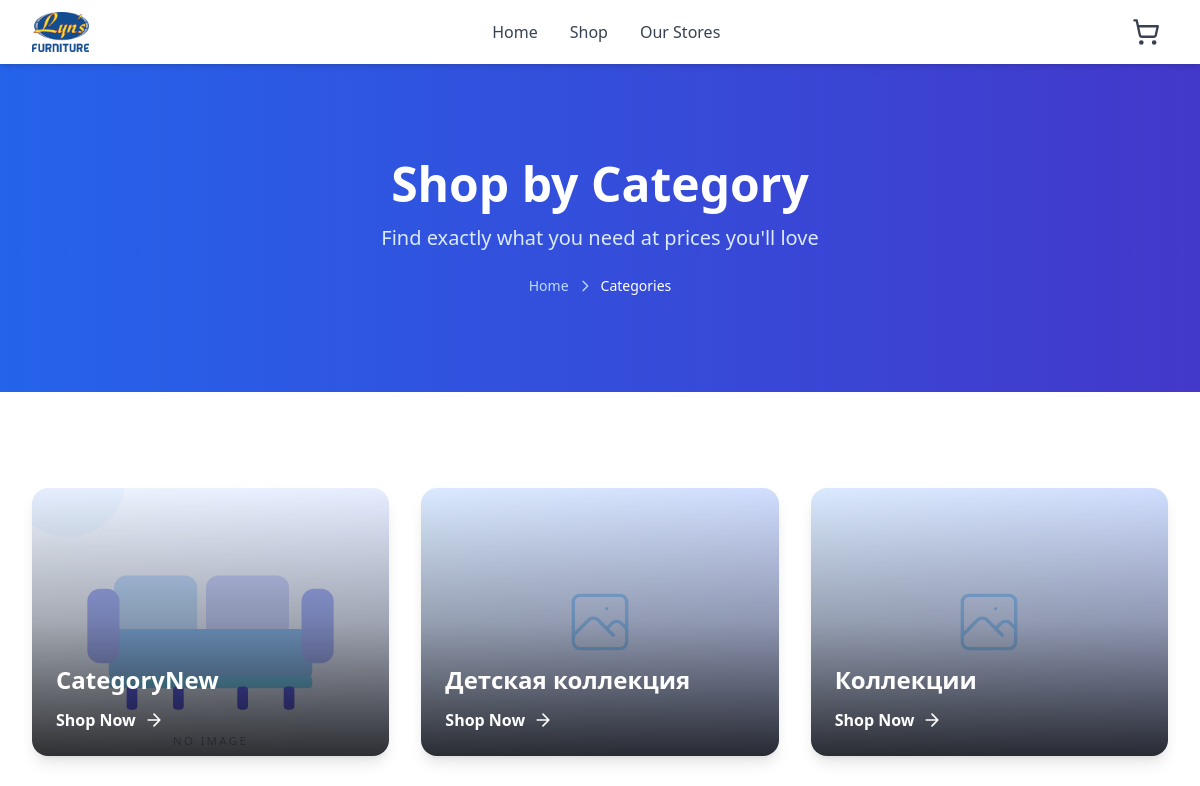
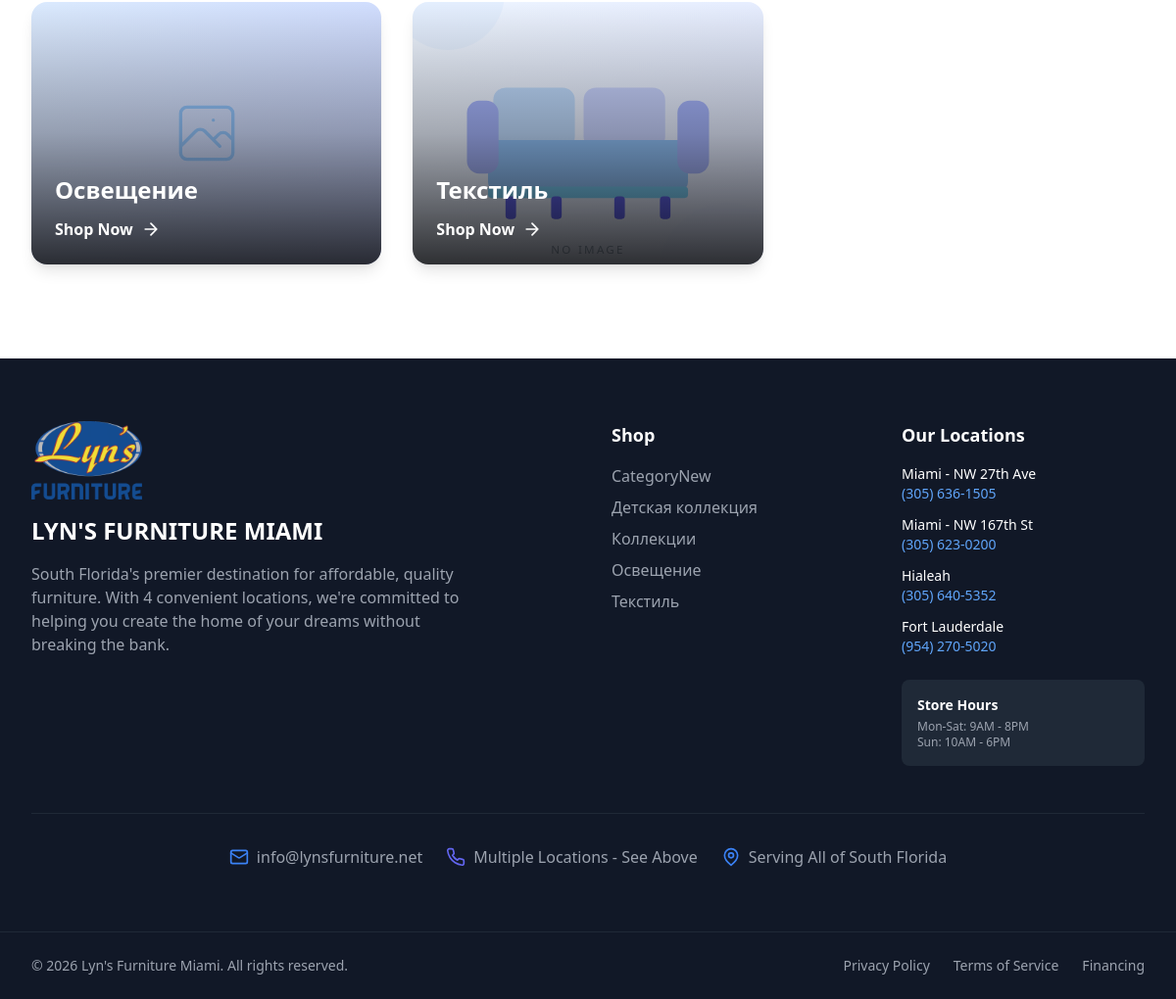
Page /categories/ on the committed database (2 pictures, top to bottom).
### catalog/models.py (models this page shows, shortened)
class Category(models.Model):
    name = models.CharField(
        max_length=200,
        verbose_name=_('Название')
    )
    slug = models.SlugField(
        max_length=200,
        unique=True,
        verbose_name=_('URL')
    )
    image = models.ImageField(
        upload_to='categories/%Y/%m/%d/',
        blank=True,
        null=True,
        verbose_name=_('Изображение')
    )
    is_active = models.BooleanField(
        default=True,
        verbose_name=_('Активна')
    )
    created_at = models.DateTimeField(
        auto_now_add=True,
        verbose_name=_('Дата создания')
    )
    class Meta:
        verbose_name = _('Категория')
        verbose_name_plural = _('Категории')
        ordering = ['name']

### catalog/views.py (the view)
# urls.py: path('categories/', views.CategoryListView.as_view(), name='category_list'),
class CategoryListView(ListView):
    model = Category
    template_name = 'catalog/category_list.html'
    context_object_name = 'categories'
    queryset = Category.objects.filter(is_active=True)

### cart/cart.py (called while the page is built)
    def __len__(self):
        return sum(item['quantity'] for item in self.cart.values())

### cart/context_processors.py (called while the page is built)
def cart(request):
    cart = Cart(request)
    return {'cart_count': len(cart)}

### templates/catalog/category_list.html (shortened to what this page needs)
{% extends 'base.html' %}
{% load static %}
{% block content %}
<div class="bg-gradient-to-r from-blue-600 to-indigo-700 py-16 lg:py-24">
    <div class="max-w-7xl mx-auto px-4 sm:px-6 lg:px-8 text-center text-white">
        <h1 class="text-4xl lg:text-5xl font-bold mb-4">Shop by Category</h1>
        <p class="text-xl text-blue-100 max-w-2xl mx-auto">
            Find exactly what you need at prices you'll love
        </p>
        <nav class="mt-6 flex items-center justify-center gap-2 text-blue-200 text-sm">
            <a href="{% url 'catalog:home' %}" class="hover:text-white transition-colors">Home</a>
            <svg class="w-4 h-4" xmlns="http://www.w3.org/2000/svg" fill="none" viewBox="0 0 24 24" stroke="currentColor" stroke-width="2"><path stroke-linecap="round" stroke-linejoin="round" d="M9 5l7 7-7 7"/></svg>
            <span class="text-white font-medium">Categories</span>
        </nav>
    </div>
</div>
<section class="py-16 lg:py-24 bg-white">
    <div class="max-w-7xl mx-auto px-4 sm:px-6 lg:px-8">
        {% if categories %}
        <div class="grid grid-cols-1 md:grid-cols-2 lg:grid-cols-3 gap-8">
            {% for category in categories %}
            <a href="{% url 'catalog:product_list' category.slug %}" class="group relative overflow-hidden rounded-2xl shadow-lg hover:shadow-2xl transition-all duration-300 block">
                <div class="aspect-[4/3] overflow-hidden">
                    {% if category.image %}
                    <img
                        src="{{ category.image.url }}"
                        alt="{{ category.name }}"
                        class="w-full h-full object-cover group-hover:scale-110 transition-transform duration-500"
                    />
                    {% else %}
                    <div class="w-full h-full bg-gradient-to-br from-blue-100 to-indigo-200 flex items-center justify-center">
                    </div>
                    {% endif %}
                    <div class="absolute inset-0 bg-gradient-to-t from-black/80 via-black/30 to-transparent"></div>
                </div>
                <div class="absolute bottom-0 left-0 right-0 p-6 text-white">
                    <h2 class="text-2xl font-bold mb-3">{{ category.name }}</h2>
                    <span class="inline-flex items-center gap-2 text-white font-semibold group-hover:gap-3 transition-all">
                        Shop Now
                        <svg class="w-5 h-5" xmlns="http://www.w3.org/2000/svg" fill="none" viewBox="0 0 24 24" stroke="currentColor" stroke-width="2"><path stroke-linecap="round" stroke-linejoin="round" d="M5 12h14m-7-7l7 7-7 7"/></svg>
                    </span>
                </div>
            </a>
            {% endfor %}
        </div>
        {% endif %}
    </div>
</section>
{% include 'partials/footer.html' %}
{% endblock %}

### templates/partials/footer.html (shortened to what this page needs)
<footer class="bg-gray-900 text-white">
    <div class="max-w-7xl mx-auto px-4 sm:px-6 lg:px-8 py-12 lg:py-16">
        <div class="grid grid-cols-1 md:grid-cols-2 lg:grid-cols-4 gap-8 lg:gap-12">
            <div class="lg:col-span-2">
                <div class="mb-4">
                    <img src="/static/images/logo.png" alt="Lyn's Furniture Miami" class="h-20 w-auto" />
                </div>
                <h3 class="text-2xl font-bold mb-4">
                    LYN'S FURNITURE MIAMI
                </h3>
                <p class="text-gray-400 mb-6 max-w-md">
                    South Florida's premier destination for affordable, quality furniture.
                    With 4 convenient locations, we're committed to helping you create the home
                    of your dreams without breaking the bank.
                </p>
            </div>
            <div>
                <h4 class="font-semibold text-lg mb-4">Shop</h4>
                <ul class="space-y-2">
                    {% for category in categories %}
                    <li>
                        <a href="{% url 'catalog:product_list' category.slug %}" class="text-gray-400 hover:text-blue-400 transition-colors">
                            {{ category.name }}
                        </a>
                    </li>
                    {% empty %}
                    <li>
                        <a href="{% url 'catalog:category_list' %}" class="text-gray-400 hover:text-blue-400 transition-colors">
                            All Categories
                        </a>
                    </li>
                    {% endfor %}
                </ul>
            </div>
            <div>
                <h4 class="font-semibold text-lg mb-4">Our Locations</h4>
                <ul class="space-y-3">
                    <li class="text-sm">
                        <p class="text-white font-medium">Miami - NW 27th Ave</p>
                        <a href="tel:3056361505" class="text-blue-400 hover:text-blue-300 transition-colors">
                            (305) 636-1505
                        </a>
                    </li>
                    <li class="text-sm">
                        <p class="text-white font-medium">Miami - NW 167th St</p>
                        <a href="tel:3056230200" class="text-blue-400 hover:text-blue-300 transition-colors">
                            (305) 623-0200
                        </a>
                    </li>
                    <li class="text-sm">
                        <p class="text-white font-medium">Hialeah</p>
                        <a href="tel:3056405352" class="text-blue-400 hover:text-blue-300 transition-colors">
                            (305) 640-5352
                        </a>
                    </li>
                    <li class="text-sm">
                        <p class="text-white font-medium">Fort Lauderdale</p>
                        <a href="tel:9542705020" class="text-blue-400 hover:text-blue-300 transition-colors">
                            (954) 270-5020
                        </a>
                    </li>
                </ul>
                <div class="mt-6 p-4 bg-gray-800 rounded-lg">
                    <p class="text-sm font-semibold text-white mb-1">Store Hours</p>
                    <p class="text-xs text-gray-400">
                        Mon-Sat: 9AM - 8PM<br />
                        Sun: 10AM - 6PM
                    </p>
                </div>
            </div>
        </div>
        <div class="mt-12 pt-8 border-t border-gray-800">
            <div class="flex flex-wrap gap-6 justify-center text-gray-400">
                <div class="flex items-center gap-2">
                    <svg class="w-5 h-5 text-blue-500" xmlns="http://www.w3.org/2000/svg" width="24" height="24" viewBox="0 0 24 24" fill="none" stroke="currentColor" stroke-width="2" stroke-linecap="round" stroke-linejoin="round"><rect width="20" height="16" x="2" y="4" rx="2"/><path d="m22 7-8.97 5.7a1.94 1.94 0 0 1-2.06 0L2 7"/></svg>
                    <a href="mailto:info@lynsfurniture.net" class="hover:text-blue-400 transition-colors">
                        info@lynsfurniture.net
                    </a>
                </div>
                <div class="flex items-center gap-2">
                    <span>Multiple Locations - See Above</span>
                </div>
                <div class="flex items-center gap-2">
                    <svg class="w-5 h-5 text-blue-500" xmlns="http://www.w3.org/2000/svg" width="24" height="24" viewBox="0 0 24 24" fill="none" stroke="currentColor" stroke-width="2" stroke-linecap="round" stroke-linejoin="round"><path d="M20 10c0 6-8 12-8 12s-8-6-8-12a8 8 0 0 1 16 0Z"/><circle cx="12" cy="10" r="3"/></svg>
                    <span>Serving All of South Florida</span>
                </div>
            </div>
        </div>
    </div>
    <div class="border-t border-gray-800">
        <div class="max-w-7xl mx-auto px-4 sm:px-6 lg:px-8 py-6">
            <div class="flex flex-col md:flex-row justify-between items-center gap-4">
                <p class="text-sm text-gray-400 text-center md:text-left">
                    © 2026 Lyn's Furniture Miami. All rights reserved.
                </p>
                <div class="flex gap-6 text-sm">
                    <a href="#" class="text-gray-400 hover:text-blue-400 transition-colors">
                        Privacy Policy
                    </a>
                    <a href="#" class="text-gray-400 hover:text-blue-400 transition-colors">
                        Terms of Service
                    </a>
                    <a href="#" class="text-gray-400 hover:text-blue-400 transition-colors">
                        Financing
                    </a>
                </div>
            </div>
        </div>
    </div>
</footer>

### templates/base.html (style rules this page uses)
:root { --font-size: 16px; --background: #ffffff; --foreground: oklch(0.145 0 0); --card: #ffffff; --card-foreground: oklch(0.145 0 0); --popover: oklch(1 0 0); --popover-foreground: oklch(0.145 0 0); --primary: #030213; --primary-foreground: oklch(1 0 0); --secondary: oklch(0.95 0.0058 264.53); --secondary-foreground: #030213; --muted: #ececf0; --muted-foreground: #717182; --accent: #e9ebef; --accent-foreground: #030213; --destructive: #d4183d; --destructive-foreground: #ffffff; --border: rgba(0, 0, 0, 0.1); --input: transparent; --input-background: #f3f3f5; --switch-background: #cbced4; --font-weight-medium: 500; --font-weight-normal: 400; --ring: oklch(0.708 0 0); --chart-1: oklch(0.646 0.222 41.116); --chart-2: oklch(0.6 0.118 184.704); --chart-3: oklch(0.398 0.07 227.392); --chart-4: oklch(0.828 0.189 84.429); --chart-5: oklch(0.769 0.188 70.08); --radius: 0.625rem; --sidebar: oklch(0.985 0 0); --sidebar-foreground: oklch(0.145 0 0); --sidebar-primary: #030213; --sidebar-primary-foreground: oklch(0.985 0 0); --sidebar-accent: oklch(0.97 0 0); --sidebar-accent-foreground: oklch(0.205 0 0); --sidebar-border: oklch(0.922 0 0); --sidebar-ring: oklch(0.708 0 0); }
* { border-color: var(--border); }
html { font-size: var(--font-size); }
body { background-color: var(--background); color: var(--foreground); }
h1 { font-weight: var(--font-weight-medium); }
h2 { font-weight: var(--font-weight-medium); }
h3 { font-weight: var(--font-weight-medium); }
h4 { font-weight: var(--font-weight-medium); }

### rows in the picture
Category: name "CategoryNew"
Category: name "Детская коллекция"
Category: name "Коллекции"
Category: name "Освещение"
Category: name "Текстиль"
